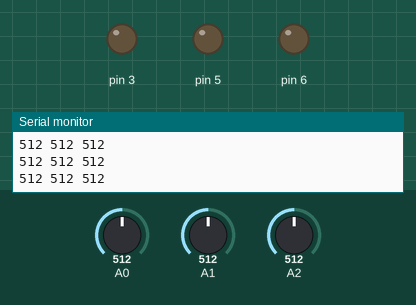
Bench run of a sketch on a simulated Arduino Uno, built with avr-gcc and run on an emulated ATmega328P. On the bench: output pins drawn as LEDs (lit = HIGH), the last lines printed to the serial monitor. The inputs (shaded band) are chosen by the test bench; at power-on: A0 = 512, A1 = 512, A2 = 512.

Above: at 1.2 s.
1.3 s: A0 set to 716
At 2.4 s:
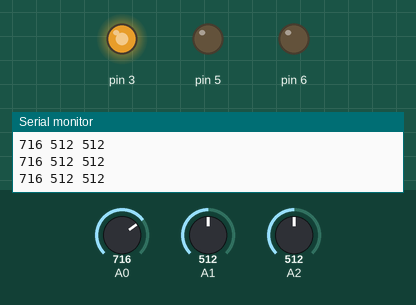
2.8 s: A1 set to 716
At 3.5 s:
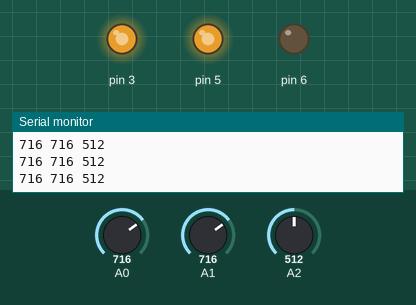
4.3 s: A2 set to 716
At 5.5 s:
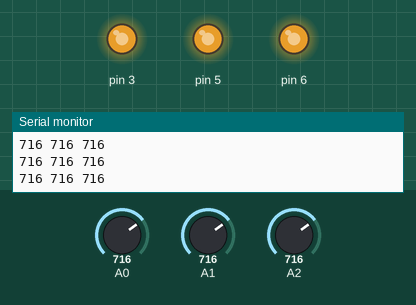
5.8 s: A0 set to 759
At 7.2 s:
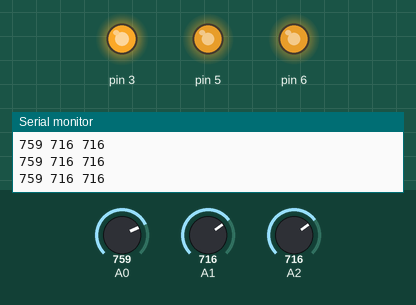
8.8 s: A0 set to 768
At 9.4 s:
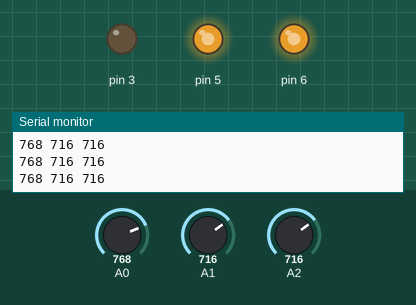
10.3 s: A2 set to 0
At 11.5 s:
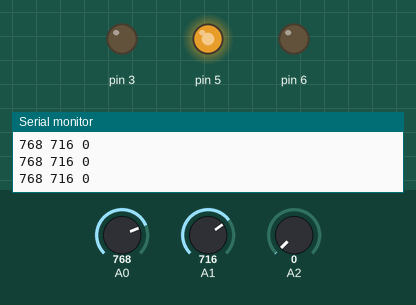
Timing chart, 0 to 12.8 s (numbered marks = the images above; inputs shaded):
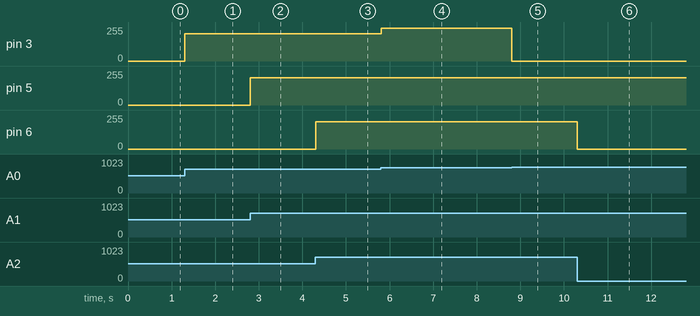

Measured:
- the behaviour switches between 767 and 768 on A0 (found by bisection; images 4 and 5)
- after the input at 1.3 s, pin 3: 0/255 → 204/255 at once
- after the input at 2.8 s, pin 5: 0/255 → 204/255 at once
- after the input at 4.3 s, pin 6: 0/255 → 204/255 at once
- after the input at 5.8 s, pin 3: 204/255 → 247/255 at once
- after the input at 8.8 s, pin 3: 247/255 → 0/255 at once
- after the input at 10.3 s, pin 6: 204/255 → 0/255 at once

The sketch:

LEDwrite.ino
```cpp
void setup() {
  Serial.begin(9600);

  pinMode(3, OUTPUT);
  pinMode(5, OUTPUT);
  pinMode(6, OUTPUT);
}
void loop() {
  int xRead = analogRead(A0);
  int yRead = analogRead(A1);
  int zRead = analogRead(A2);

  map(xRead, 300, 400, 0, 255);
  map(yRead, 300, 400, 0, 255);
  map(zRead, 300, 400, 0, 255);

  constrain(xRead, 0, 255);
  constrain(yRead, 0, 255);
  constrain(zRead, 0, 255);

  analogWrite(3, xRead);
  analogWrite(5, yRead);
  analogWrite(6, zRead);

  Serial.print(xRead);
  Serial.print(" ");
  Serial.print(yRead);
  Serial.print(" ");
  Serial.print(zRead);
  Serial.print("\n");
}
```
